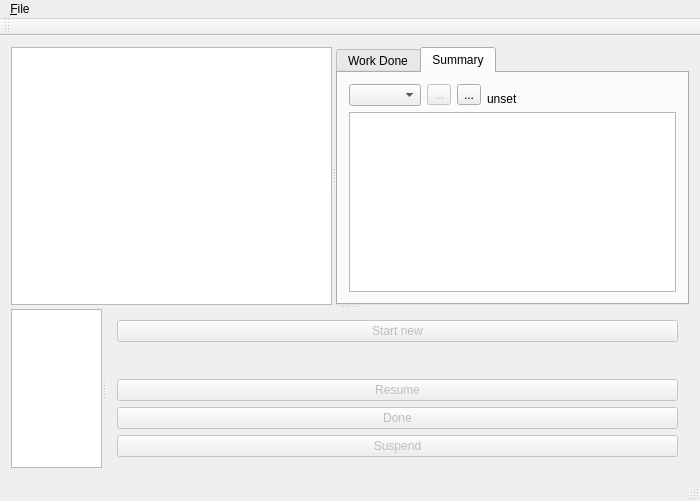
<?xml version="1.0" encoding="UTF-8"?>
<ui version="4.0">
 <class>MainWindow</class>
 <widget class="QMainWindow" name="MainWindow">
  <property name="geometry">
   <rect>
    <x>0</x>
    <y>0</y>
    <width>700</width>
    <height>501</height>
   </rect>
  </property>
  <property name="sizePolicy">
   <sizepolicy hsizetype="Preferred" vsizetype="Ignored">
    <horstretch>0</horstretch>
    <verstretch>0</verstretch>
   </sizepolicy>
  </property>
  <property name="windowTitle">
   <string>MainWindow</string>
  </property>
  <widget class="QWidget" name="centralWidget">
   <layout class="QVBoxLayout" name="verticalLayout_5">
    <item>
     <widget class="QSplitter" name="splitterMain">
      <property name="orientation">
       <enum>Qt::Vertical</enum>
      </property>
      <widget class="QSplitter" name="topHorizontalSplitter">
       <property name="orientation">
        <enum>Qt::Horizontal</enum>
       </property>
       <widget class="QTreeView" name="nodeTree">
        <property name="rootIsDecorated">
         <bool>true</bool>
        </property>
        <property name="sortingEnabled">
         <bool>true</bool>
        </property>
        <property name="animated">
         <bool>true</bool>
        </property>
        <attribute name="headerVisible">
         <bool>false</bool>
        </attribute>
       </widget>
       <widget class="QTabWidget" name="tabWidget">
        <property name="currentIndex">
         <number>1</number>
        </property>
        <widget class="QWidget" name="workListTab">
         <attribute name="title">
          <string>Work Done</string>
         </attribute>
         <layout class="QHBoxLayout" name="horizontalLayout">
          <item>
           <widget class="QTableView" name="workList">
            <property name="alternatingRowColors">
             <bool>true</bool>
            </property>
            <property name="selectionBehavior">
             <enum>QAbstractItemView::SelectRows</enum>
            </property>
            <property name="showGrid">
             <bool>false</bool>
            </property>
            <property name="cornerButtonEnabled">
             <bool>false</bool>
            </property>
            <attribute name="horizontalHeaderDefaultSectionSize">
             <number>70</number>
            </attribute>
            <attribute name="horizontalHeaderHighlightSections">
             <bool>false</bool>
            </attribute>
            <attribute name="verticalHeaderVisible">
             <bool>false</bool>
            </attribute>
           </widget>
          </item>
         </layout>
        </widget>
        <widget class="QWidget" name="summaryTab">
         <attribute name="title">
          <string>Summary</string>
         </attribute>
         <layout class="QVBoxLayout" name="verticalLayout">
          <item>
           <layout class="QVBoxLayout" name="summaryVerticalLayout">
            <item>
             <layout class="QHBoxLayout" name="summaryControlsLayout">
              <item>
               <widget class="QComboBox" name="summarySelectionCombo">
                <property name="currentText">
                 <string/>
                </property>
                <property name="currentIndex">
                 <number>-1</number>
                </property>
               </widget>
              </item>
              <item>
               <widget class="QToolButton" name="summarySelectionOptionsButton">
                <property name="enabled">
                 <bool>false</bool>
                </property>
                <property name="text">
                 <string>...</string>
                </property>
               </widget>
              </item>
              <item>
               <widget class="QToolButton" name="refreshSummaryButton">
                <property name="text">
                 <string>...</string>
                </property>
                <property name="icon">
                 <iconset resource="resources.qrc">
                  <normaloff>:/res/icons/refresh.svg</normaloff>:/res/icons/refresh.svg</iconset>
                </property>
               </widget>
              </item>
              <item alignment="Qt::AlignBottom">
               <widget class="QLabel" name="summarySelectionLabel">
                <property name="text">
                 <string>unset</string>
                </property>
                <property name="scaledContents">
                 <bool>true</bool>
                </property>
               </widget>
              </item>
              <item>
               <spacer name="horizontalSpacer_2">
                <property name="orientation">
                 <enum>Qt::Horizontal</enum>
                </property>
                <property name="sizeHint" stdset="0">
                 <size>
                  <width>78</width>
                  <height>20</height>
                 </size>
                </property>
               </spacer>
              </item>
             </layout>
            </item>
            <item>
             <widget class="QTableView" name="summaryView">
              <property name="alternatingRowColors">
               <bool>true</bool>
              </property>
              <property name="selectionMode">
               <enum>QAbstractItemView::ExtendedSelection</enum>
              </property>
              <property name="selectionBehavior">
               <enum>QAbstractItemView::SelectRows</enum>
              </property>
              <property name="showGrid">
               <bool>true</bool>
              </property>
              <property name="gridStyle">
               <enum>Qt::DotLine</enum>
              </property>
              <property name="cornerButtonEnabled">
               <bool>false</bool>
              </property>
              <attribute name="horizontalHeaderDefaultSectionSize">
               <number>60</number>
              </attribute>
              <attribute name="horizontalHeaderHighlightSections">
               <bool>false</bool>
              </attribute>
              <attribute name="verticalHeaderVisible">
               <bool>false</bool>
              </attribute>
              <attribute name="verticalHeaderHighlightSections">
               <bool>false</bool>
              </attribute>
             </widget>
            </item>
           </layout>
          </item>
         </layout>
        </widget>
       </widget>
      </widget>
      <widget class="QSplitter" name="bottomHorizontalSplitter">
       <property name="orientation">
        <enum>Qt::Horizontal</enum>
       </property>
       <widget class="QTableView" name="currentWorkList">
        <property name="sizeAdjustPolicy">
         <enum>QAbstractScrollArea::AdjustToContents</enum>
        </property>
        <property name="alternatingRowColors">
         <bool>true</bool>
        </property>
        <property name="selectionMode">
         <enum>QAbstractItemView::SingleSelection</enum>
        </property>
        <property name="selectionBehavior">
         <enum>QAbstractItemView::SelectRows</enum>
        </property>
        <attribute name="horizontalHeaderHighlightSections">
         <bool>false</bool>
        </attribute>
        <attribute name="verticalHeaderVisible">
         <bool>false</bool>
        </attribute>
       </widget>
       <widget class="QWidget" name="verticalLayoutWidget">
        <layout class="QVBoxLayout" name="verticalWorkArea">
         <item>
          <widget class="QPushButton" name="startNewButton">
           <property name="enabled">
            <bool>false</bool>
           </property>
           <property name="text">
            <string>Start new</string>
           </property>
          </widget>
         </item>
         <item>
          <spacer name="verticalSpacer">
           <property name="orientation">
            <enum>Qt::Vertical</enum>
           </property>
           <property name="sizeHint" stdset="0">
            <size>
             <width>20</width>
             <height>40</height>
            </size>
           </property>
          </spacer>
         </item>
         <item>
          <widget class="QPushButton" name="resumeButton">
           <property name="enabled">
            <bool>false</bool>
           </property>
           <property name="text">
            <string>Resume</string>
           </property>
          </widget>
         </item>
         <item>
          <widget class="QPushButton" name="doneButton">
           <property name="enabled">
            <bool>false</bool>
           </property>
           <property name="text">
            <string>Done</string>
           </property>
          </widget>
         </item>
         <item>
          <widget class="QPushButton" name="suspendButton">
           <property name="enabled">
            <bool>false</bool>
           </property>
           <property name="text">
            <string>Suspend</string>
           </property>
          </widget>
         </item>
        </layout>
       </widget>
      </widget>
     </widget>
    </item>
   </layout>
  </widget>
  <widget class="QMenuBar" name="menuBar">
   <property name="geometry">
    <rect>
     <x>0</x>
     <y>0</y>
     <width>700</width>
     <height>19</height>
    </rect>
   </property>
   <widget class="QMenu" name="menuFile">
    <property name="title">
     <string>&amp;File</string>
    </property>
    <addaction name="action_Settings"/>
    <addaction name="action_Quit"/>
   </widget>
   <addaction name="menuFile"/>
  </widget>
  <widget class="QToolBar" name="mainToolBar">
   <property name="enabled">
    <bool>false</bool>
   </property>
   <attribute name="toolBarArea">
    <enum>TopToolBarArea</enum>
   </attribute>
   <attribute name="toolBarBreak">
    <bool>false</bool>
   </attribute>
  </widget>
  <widget class="QStatusBar" name="statusBar"/>
  <action name="action_Settings">
   <property name="text">
    <string>&amp;Settings</string>
   </property>
  </action>
  <action name="action_Quit">
   <property name="text">
    <string>&amp;Quit</string>
   </property>
  </action>
 </widget>
 <layoutdefault spacing="6" margin="11"/>
 <resources>
  <include location="resources.qrc"/>
 </resources>
 <connections>
  <connection>
   <sender>action_Quit</sender>
   <signal>triggered()</signal>
   <receiver>MainWindow</receiver>
   <slot>close()</slot>
   <hints>
    <hint type="sourcelabel">
     <x>-1</x>
     <y>-1</y>
    </hint>
    <hint type="destinationlabel">
     <x>349</x>
     <y>250</y>
    </hint>
   </hints>
  </connection>
 </connections>
</ui>
